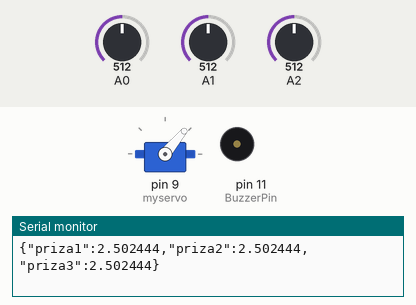
Recording of a program running on a simulated Arduino Uno, built with avr-gcc and run on an emulated ATmega328P. On the bench: servo, buzzer (waves = sounding), the last lines printed to the serial monitor. The test bench sets the inputs (shaded band); at power-on: A0 = 512, A1 = 512, A2 = 512.

Above: at 1.7 s.
At 11.9 s:
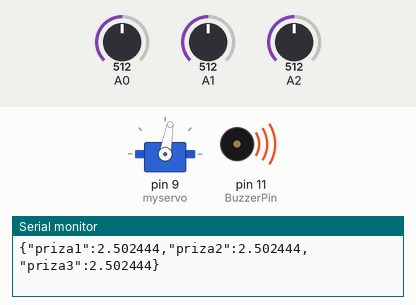
At 24.9 s:
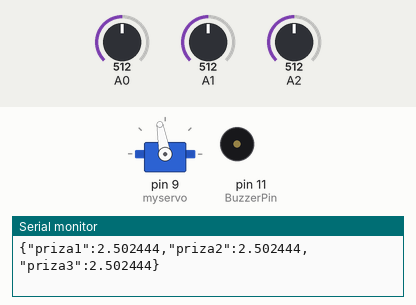
At 37.4 s:
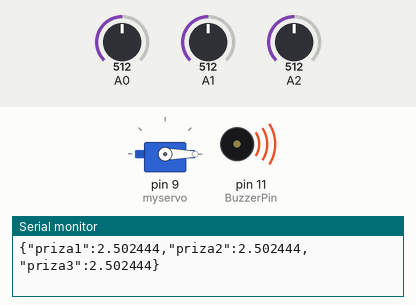
Timing chart, 0 to 40.0 s (numbered marks = the images above):
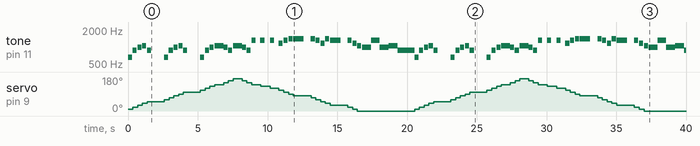

Measured:
- by itself, tone on pin 11 (BuzzerPin): plays 659 Hz for 0.29 s, 880 Hz for 0.29 s, 987 Hz for 0.29 s, 1046 Hz for 0.29 s, 880 Hz for 0.29 s, 659 Hz for 0.29 s … (78 notes in this stretch)

The program:

main.cpp
```cpp
#include <Servo.h>
#include <Arduino.h>
#include <ArduinoJson.h>

DynamicJsonDocument doc(1024);

int BuzzerPin = 11; // Connect Buzzer to Arduino pin 11
int Si2 = 1975;
int LaS2 = 1864;
int La2 = 1760;
int SolS2 = 1661;
int Sol2 = 1567;
int FaS2 = 1479;
int Fa2 = 1396;
int Mi2 = 1318;
int ReS2 = 1244;
int Re2 = 1174;
int DoS2 = 1108;
int Do2 = 1046;
// Low Octave
int Si = 987;
int LaS = 932;
int La = 880;
int SolS = 830;
int Sol = 783;
int FaS = 739;
int Fa = 698;
int Mi = 659;
int ReS = 622;
int Re = 587;
int DoS = 554;
int Do = 523;
// define the notes
int rounda = 0;
int roundp = 0;
int white = 0;
int whitep = 0;
int black = 0;
int blackp = 0;
int quaver = 0;
int quaverp = 0;
int semiquaver = 0;
int semiquaverp = 0;
int bpm = 120;
Servo myservo;
int pos = 0;

void setup()
{
  pinMode(BuzzerPin, OUTPUT);
  black = 35000 / bpm;
  blackp = black * 1.5;
  white = black * 2;
  whitep = white * 1.5;
  rounda = black * 4;
  roundp = rounda * 1.5;
  quaver = black / 2;
  quaverp = quaver * 1.5;
  semiquaver = black / 4;
  semiquaverp = semiquaver * 1.5;
  myservo.attach(9);
  Serial.begin(9600);
}

float value(int x)
{
  return x * (5.f / 1023.f);
}

void calculateVoltage()
{
  int led = analogRead(A2);
  int servo = analogRead(A0);
  int buzer = analogRead(A1);

  doc["priza1"] = value(servo);
  doc["priza2"] = value(buzer);
  doc["priza3"] = value(led);

  serializeJson(doc, Serial);
  Serial.println();
}

void loop()
{
  int pos = 0;
  tone(BuzzerPin, Mi, black);
  pos += 10;
  myservo.write(pos);
  calculateVoltage();
  delay(black + 50);
  tone(BuzzerPin, La, black);
  pos += 10;
  myservo.write(pos);
  calculateVoltage();
  delay(black + 50);
  pos += 10;
  myservo.write(pos);
  tone(BuzzerPin, Si, black);
  calculateVoltage();
  delay(black + 50);
  pos += 10;
  myservo.write(pos);
  tone(BuzzerPin, Do2, black);
  calculateVoltage();
  delay(black + 50);
  pos += 10;
  myservo.write(pos);
  tone(BuzzerPin, La, black);
  calculateVoltage();
  delay(2 * white + 50);
  tone(BuzzerPin, Mi, black);
  calculateVoltage();
  pos += 10;
  myservo.write(pos);
  delay(black + 50);
  tone(BuzzerPin, La, black);
  calculateVoltage();
  pos += 10;
  myservo.write(pos);
  delay(black + 50);
  tone(BuzzerPin, Si, black);
  calculateVoltage();
  pos += 10;
  myservo.write(pos);
  delay(black + 50);
  tone(BuzzerPin, Do2, black);
  calculateVoltage();
  pos += 10;
  myservo.write(pos);
  delay(black + 50);
  tone(BuzzerPin, La, black);
  calculateVoltage();
  pos += 10;
  myservo.write(pos);
  delay(2 * white + 50);
  tone(BuzzerPin, Mi, black);
  calculateVoltage();
  pos += 10;
  myservo.write(pos);
  delay(black + 50);
  tone(BuzzerPin, La, black);
  calculateVoltage();
  pos += 10;
  myservo.write(pos);
  delay(black + 50);
  tone(BuzzerPin, Si, black);
  calculateVoltage();
  pos += 10;
  myservo.write(pos);
  delay(black + 50);
  tone(BuzzerPin, Do2, white * 1.3);
  calculateVoltage();
  pos += 10;
  myservo.write(pos);
  delay(2 * black + 50);
  tone(BuzzerPin, Si, black);
  calculateVoltage();
  pos += 10;
  myservo.write(pos);
  delay(black + 50);
  tone(BuzzerPin, La, black);
  calculateVoltage();
  pos += 10;
  myservo.write(pos);
  delay(black + 50);
  tone(BuzzerPin, Do2, white * 1.3);
  calculateVoltage();
  pos += 10;
  myservo.write(pos);
  delay(2 * black + 50);
  tone(BuzzerPin, Si, black);
  calculateVoltage();
  pos -= 10;
  myservo.write(pos);
  delay(black + 50);
  tone(BuzzerPin, La, black);
  calculateVoltage();
  pos -= 10;
  myservo.write(pos);
  delay(black + 50);
  tone(BuzzerPin, Mi2, black);
  calculateVoltage();
  pos -= 10;
  myservo.write(pos);
  delay(white + 50);
  tone(BuzzerPin, Mi2, black);
  calculateVoltage();
  pos -= 10;
  myservo.write(pos);
  delay(white + 100);
  tone(BuzzerPin, Mi2, black);
  calculateVoltage();
  pos -= 10;
  myservo.write(pos);
  delay(white + 50);
  tone(BuzzerPin, Re2, black);
  calculateVoltage();
  pos -= 10;
  myservo.write(pos);
  delay(black + 50);
  tone(BuzzerPin, Mi2, black);
  calculateVoltage();
  pos -= 10;
  myservo.write(pos);
  delay(black + 50);
  tone(BuzzerPin, Fa2, black);
  calculateVoltage();
  pos -= 10;
  myservo.write(pos);
  delay(black + 50);
  tone(BuzzerPin, Fa2, white * 1.3);
  calculateVoltage();
  pos -= 10;
  myservo.write(pos);
  delay(rounda + 100);
  tone(BuzzerPin, Fa2, black);
  calculateVoltage();
  pos -= 10;
  myservo.write(pos);
  delay(black + 50);
  tone(BuzzerPin, Mi2, black);
  calculateVoltage();
  pos -= 10;
  myservo.write(pos);
  delay(black + 50);
  tone(BuzzerPin, Re2, black);
  calculateVoltage();
  pos -= 10;
  myservo.write(pos);
  delay(black + 50);
  tone(BuzzerPin, Fa2, black);
  calculateVoltage();
  pos -= 10;
  myservo.write(pos);
  delay(black + 50);
  tone(BuzzerPin, Mi2, white * 1.3);
  calculateVoltage();
  pos -= 10;
  myservo.write(pos);
  delay(rounda + 100);
  tone(BuzzerPin, Mi2, black);
  calculateVoltage();
  pos -= 10;
  myservo.write(pos);
  delay(black + 50);
  tone(BuzzerPin, Re2, black);
  calculateVoltage();
  pos -= 10;
  myservo.write(pos);
  delay(black + 50);
  tone(BuzzerPin, Do2, black);
  calculateVoltage();
  pos -= 10;
  myservo.write(pos);
  delay(black + 50);
  tone(BuzzerPin, Si, white * 1.3);
  calculateVoltage();

  pos -= 10;
  myservo.write(pos);
  delay(white + 50);
  tone(BuzzerPin, Mi2, white * 1.3);
  pos -= 10;
  myservo.write(pos);
  delay(white + 50);
  tone(BuzzerPin, Si, white * 1.3);

  calculateVoltage();

  pos -= 10;
  myservo.write(pos);
  delay(white + 50);
  tone(BuzzerPin, Do2, white * 1.3);

  calculateVoltage();

  pos -= 10;
  myservo.write(pos);
  delay(white + 50);
  tone(BuzzerPin, La, rounda * 1.3);

  calculateVoltage();

  pos -= 10;
  myservo.write(pos);
  delay(rounda + 50);

  /*for (pos = 90; pos <= 180; pos += 1) {
    myservo.write(pos);
      delay(15);
    }
    for (pos = 180; pos >= 90; pos -= 1) { // goes from 180 degrees to 0 degrees
      myservo.write(pos);              // tell servo to go to position in variable 'pos'
      delay(15);                       // waits 15ms for the servo to reach the position
    }*/
}
```
